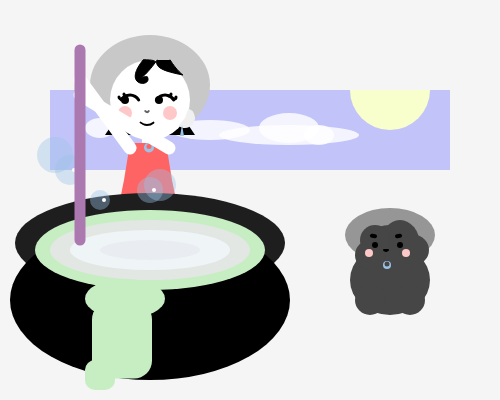
Frame 1 (no input)
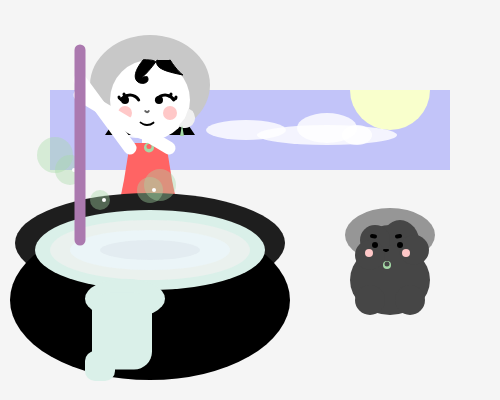
Frame 60 (no input)
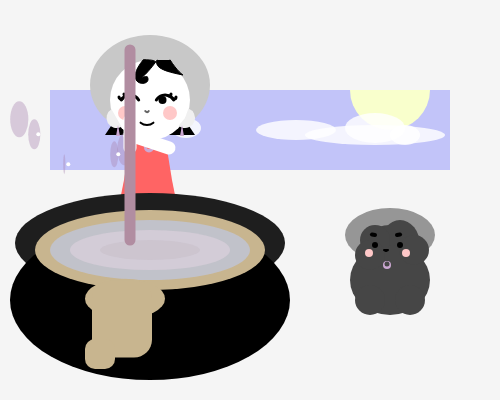
Frame 120 (the mouse pressed at the canvas centre since frame 60)

The p5.js sketch that drew these frames (run headless with seeded random() and noise() and a simulated clock; from frame 60 on, the mouse is pressed at the canvas centre):

// p5.js sketch
// ── sketch.js
let x,y,z;
let r,g,b;
let ay,be,see;
let h,i,j;
let j1,j2,j3;
let stickR, stickG, stickB;

let circleX, slimeY;

let xSpeed = 1;
let x1Speed = 1;
let ySpeed = 1;

function setup() {
  createCanvas(500, 400);
  ellipseMode(RADIUS);
  rectMode(RADIUS);
  frameRate(20);
  
  circleX = 110;
  slimeY = height*(.85);

  stickR = random(100,200);
  stickG = random(100,200);
  stickB = random(100,200);
}

function draw() {
  background(245);
  strokeJoin(ROUND);

  
  //main liquid
  r = random(170,255);
	g = random(170,255);
	b = random(170,255);
  
  //almost main liquid

  x = random(225,255);
  y = random(225,255);
  z = random(225,255);
  
  //next innermost liquid
  ay = random(230,255);
  be = random(230,255);
  see = random(230,255);
  
  //innermost liquid
  h = ay-10;
  i = be-10;
  j = see-10;
  
  //jewelry random
  j1 = random(150,255);
	j2 = random(150,255);
	j3 = random(150,255); 
  
  //window
  noStroke();
  fill(194,196,249);
  rect(250,130,200,40);
  
  //moon
  fill(249,255,204);
  arc(390,90,40,40,TWO_PI,PI);
  
  //clouds
  fill(255,210);
	ellipse(circleX+100,(height/4)+30,40,10); //cloud left
  ellipse(circleX-10,(height/4)+28,15,10);
  if (circleX > 200 || circleX <100) {
    xSpeed = xSpeed*-1;
  }
  circleX = circleX - xSpeed;
  
  ellipse(circleX+180,((height/4)+5)+30,70,10); //cloud right
  ellipse(circleX+180,(height/4)+28,30,15);
  ellipse(circleX+210,(height/4)+35,15,10);
  if (circleX > 350 || circleX <280) {
    x1Speed = x1Speed*-1;
  }
  circleX = circleX + x1Speed;
  
  
  //hat
  noStroke();
  fill(200);
  ellipse(150,85,60,50);
  
  //back - hair
  fill(0);
  quad(115,120,185,120,195,135,105,135);
  
  //head
  noStroke();
  fill(255);
  ellipse(150,100,40,40);
  
  //ears
  fill(240);
  arc(116.5,118,10,10,radians(60),radians(240)); //left
  arc(185,118,10,10,radians(290),radians(130)); //right
  
  //earrings
  fill(j1,j2,j3);
  triangle(118,125,116,136,120,136); //left
  triangle(182,125,180,136,184,136); //right
  
  //eyes - left
  fill(0);
  let leftEye = map(mouseX,0,500,125,133);
  ellipse(leftEye,100,4,4); //pupil
  stroke(0);
  strokeWeight(3);
  noFill();
  arc(130,105,10,10,radians(210),radians(330)); //lid
  
  //lashes - left
  arc(121,97,2,2,radians(30),radians(180));
  arc(126,94,2,2,radians(60),radians(180));

  //eyes - right 
  noStroke();
  fill(0);
  let rightEye = map(mouseX,0,500,159,166);
  ellipse(rightEye,100,4,4); //pupil
  stroke(0);
  strokeWeight(3);
  noFill();
  arc(165,105,10,10,radians(210),radians(330)); //lid 
  
  //lashes - right
  arc(174,97,2,2,TWO_PI,radians(150));
  arc(169,94,2,2,TWO_PI,radians(120));
  
  //nose
  strokeWeight(2);
  stroke(100);
  arc(147,110,2,2,radians(30),radians(150));
  
  //mouth
  stroke(0);
  arc(147,115,10,10,radians(50),radians(130));
  
  //bangs - hair
  strokeWeight(1);
  fill(0);
  stroke(0);
  beginShape();
  vertex(157.17,59.99);
  bezierVertex(140.6,82.96,138.30,76.16,147.3,76.7);//middle-right
  bezierVertex(153.3,87.7,120.67,87.16,143.3,59.7);//middle-left
  bezierVertex(170.17,59.99,140,67,183,75); //right
  bezierVertex(183,75,177,71,170.17,59.99); //right
  endShape();
  
  //blush
  noStroke();
  fill(255,200,200);
  ellipse(125,113,7,7);
  ellipse(170,113,7,7);
  
  //neck
  fill(255);
  rect(148,140,6,3);
  
  //body
  fill(255,100,100);
  quad(130,143, 166,143, 172,180, 124,180); //torso
  fill(255,100,100);
  quad(124,180, 172,180, 176,200, 120,200);
  rect(148,190,23,10); //skirt
  
  //brooch
  fill(j1,j2,j3);
  ellipse(149,147.5,5,5);
  fill(255,100,100);
  ellipse(149,146.5,2.5,2.5);
  
  //pot
	noStroke();
  fill(30);
  ellipse(150,243,135,50); //rim
  fill(0);
  ellipse(150,300,140,80)//bowl
  
  let wow = mouseX/7;
  fill(r-wow,g-wow,b-wow);
  ellipse(150,250,115,40); //liquid
  fill(x-wow,y-wow,z-wow,220);
  ellipse(150,250,100,30); //medium liquid
  fill(ay-wow,be-wow,see-wow,220);
  ellipse(150,250,80,20); //inner liquid
  fill(h-wow,i-wow,j-wow,220);
  ellipse(150,250,50,10); //innermost liquid
  
  fill(r-wow,g-wow,b-wow);
  ellipse(width/4,298.7,40,20);
  rect((width/4)-3,slimeY,30,38.5,18);
  rect((width/4)-25,slimeY+35,15,15,10);
  
  slimeY = slimeY + ySpeed;
  if (slimeY > 340 || slimeY <318) {
    ySpeed = ySpeed*-1;
  }
  
  //bubbles
  fill(j1-wow,j2-wow,j3-wow,100);
  ellipse(100-wow,200-wow,10-wow/4,10);
  ellipse(70-wow,170-wow,15-wow/4,15);
  ellipse(55-wow,155-wow,18-wow/4,18);
  ellipse(150-wow,190-wow,13-wow/4,13);
  ellipse(160-wow,185-wow,16-wow/4,16);
  fill(255);
  ellipse(104-wow,200-wow,2,2);
  ellipse(74-wow,170-wow,2,2);
  ellipse(154-wow,190-wow,2,2);
  
  //arms
  strokeWeight(13);
  stroke(255);
  noFill();
  let leftArmX = map(mouseX,0,500,80,180);
  let leftArmY= map(mouseY,0,500,80,180);
  
  let rightArmX = map(mouseX,0,500,80,180);
  let rightArmY= map(mouseY,0,500,80,180);
  
  line(130,148,leftArmX,leftArmY); //leftArm
  line(169,148,rightArmX,rightArmY+15); //rightArm
  
  //stir stick
  strokeWeight(11);
	stroke(stickR,stickG,stickB);
  let stickX = map(mouseX,0,500,80,180);
  let stickY= map(mouseY,0,500,240,240);
  line(stickX,50,stickX,stickY);
  
  //animal
  noStroke();
  fill(150);
  ellipse(390,235,45,27);
  fill(70);
  ellipse(390,250,30,25); //head
  ellipse(400,245,20,25); //head-2
  ellipse(390,280,40,35); //torso
  ellipse(410,300,15,15); //right-foot
  ellipse(370,300,15,15); //left-foot
  ellipse(414,250,15,15); //ear-right
  ellipse(375,240,15,15); //ear-left
  ellipse(370,255,15,15); //ear-left-left
  fill(0);
  ellipse(375,245,3,3); //eyes-left
  ellipse(400,245,3,3); //eye-right
  
  strokeWeight(4);
  stroke(0);
  noFill();
  let omg = random(-2,2);
  line(372,235+omg,375,235.5+omg); //eyebrow-left
  line(397,235.5+omg,400,235+omg); //eyebrow-right
  strokeWeight(2);
  triangle(384,250,388,250,386,251);//nose
  
  noStroke();
  fill(255,200,200.100);
  ellipse(369,253,4,4);//blush-left
  ellipse(406,253,4,4);//blush-right
  
  //animal brooch
  fill(j1,j2,j3);
  ellipse(387,265,4,4);
  fill(70);
  ellipse(387,264,2.5,2.5);
}

function mousePressed() {
  stickR = random(100,200);
  stickG = random(100,200);
  stickB = random(100,200);
}
